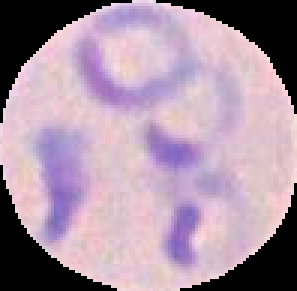
#> input picture Semana6/Datos/img/000_seg_000.png, 99 x 97 px (shown 3 times larger); its folder holds 3 pictures in this run
$ jupyter execute --allow-errors SegmentacionImagenes.ipynb   (shell and % lines are left out)
#> lines starting #> are read from the running program, lines starting #| are printed output that depends on the picture
<a href="https://colab.research.google.com/github/asegura4488/CienciaDatos/blob/main/Semana6/SegmentacionImagenes.ipynb" target="_parent"></a>

[cell 1]
import cv2
import numpy as np
import numpy.typing as npt
from pathlib import Path
from skimage import color as skcolor
import matplotlib.pyplot as plt

[cell 2]
from google.colab import drive
from google.colab import files
drive.mount('/content/drive', force_remount=True)

[cell 3]
import seaborn as sns
import os
os.chdir('/content/drive/MyDrive/ColabNotebooks/Cursos/CursoCienciaDatos/Semana6/Datos')

[cell 4]
root = "./img"

[cell 5]
def read_rgb_float01(path: str):
    """cv2.imread -> RGB float32 en [0,1]"""
    arr = cv2.imread(path, cv2.IMREAD_COLOR)
    if arr is None:
        raise FileNotFoundError(f"No se puede leer: {path}")
    arr = cv2.cvtColor(arr, cv2.COLOR_BGR2RGB)
    return (arr.astype(np.float32) / 255.0)

def normalize_img(img: np.ndarray, rimg: np.ndarray, eps: float = 1e-8) -> np.ndarray:
    """Normaliza por imagen de referencia, resultado en [0,1]."""
    norm = img / (rimg + eps)
    norm = np.nan_to_num(norm, nan=0.0, posinf=0.0, neginf=0.0)
    return np.clip(norm, 0.0, 1.0).astype(np.float32)

[cell 6]
pairs = []
for ref_path in Path(root).rglob("*_ref.png"):
    img_path = Path(str(ref_path).replace("_ref.png", ".png"))
    if img_path.exists():
        pairs.append((img_path, ref_path))

[cell 7]
img = cv2.imread("./img/000_seg_016.png", cv2.IMREAD_COLOR)
#> (the rest of this cell did not finish here and is left out)

[cell 8]
# Definimos funcion de agrupacion
def kmeans_lab_segments(rgb_float: np.ndarray, K: int = 4, max_iter: int = 60, attemps: int = 20):

  lab = skcolor.rgb2lab(rgb_float)
  h, w, _ = lab.shape
  samples = lab.reshape((-1, 3)).astype(np.float32)

  criteria = (cv2.TERM_CRITERIA_EPS + cv2.TERM_CRITERIA_MAX_ITER, max_iter, 1.0)
  compactess, labels, centers = cv2.kmeans(samples, K, None, criteria, attemps, cv2.KMEANS_PP_CENTERS)
  labels = labels.flatten()
  segmented_lab = centers[labels.flatten()].reshape((h,w,3))

  return labels, centers, segmented_lab, lab

[cell 9]
def plot_rgb_histogram(img):

  plt.figure(figsize=(6,4))
  for i, name in enumerate(('R','G','B')):
    hist, bins = np.histogram(img[:,:,i].ravel(), bins=256, range=(0,1))
    plt.plot(bins[:-1], hist, label=name)

  plt.xlabel('Intensidad')
  plt.ylabel('Frecuencia')
  plt.tight_layout()
  plt.legend()
  plt.show()

[cell 10]
def cluster_dispersion(lab_image, labels, centers):

  X = lab_image.reshape((-1,3))
  dispersiones = []
  for k in range(centers.shape[0]):
    pts = X[labels == k]
    if pts.shape[0] == 0:
      dispersiones.append(np.nan)
    else:
      d2 = np.sum( (pts - centers[k])**2, axis=1 )
      dispersiones.append(np.mean(d2))
  return np.array(dispersiones)

[cell 11]
img = cv2.imread("./img/000_seg_000.png", cv2.IMREAD_COLOR)
#> img is the input picture: shape (97, 99, 3); mean B, G, R 163.3, 145.7, 169
img = cv2.cvtColor(img, cv2.COLOR_BGR2RGB)
img = img.astype(np.float32) / 255.0
plt.imshow(img)

[cell 12]
labels, centers, segmented_lab, lab_img = kmeans_lab_segments(img,K=4)
#> in kmeans_lab_segments, `lab = skcolor.rgb2lab(rgb_float)`: lab: shape (97, 99, 3) float32; mean of channels 0, 1, 2 61.6, 11.5, -5.9
#> in kmeans_lab_segments, `compactess, labels, centers = cv2.kmeans(samples, K, None, criteria, a..`: compactess = 261849.3; labels = 9603 values, max 3 at index 139, min 0 at index 0, mean 1.26; centers = [[0, 0, 0], [82.59, 12.11, -1.12], [59.65, 25.76, -30.05], [73.55, 16.06, -13.73]]
#> in kmeans_lab_segments, `segmented_lab = centers[labels.flatten()].reshape((h,w,3))`:
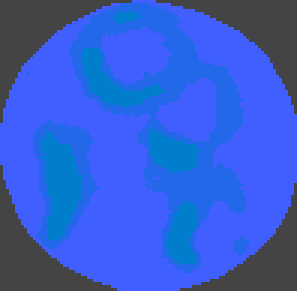
#> segmented_lab: shape (97, 99, 3) float32 (shown 3 times larger); mean of channels 0, 1, 2 61.6, 11.5, -5.9; drawn with min black and max white
centers
#> Out has the same summary as centers in kmeans_lab_segments

[cell 13]
seg_rgb = skcolor.lab2rgb(segmented_lab)
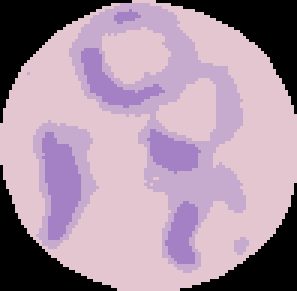
#> seg_rgb: shape (97, 99, 3) float32 (shown 3 times larger); mean R, G, B 0.663, 0.571, 0.64
plt.imshow(seg_rgb)

[cell 14]
plot_rgb_histogram(img)
#> in plot_rgb_histogram, `plt.show()`:
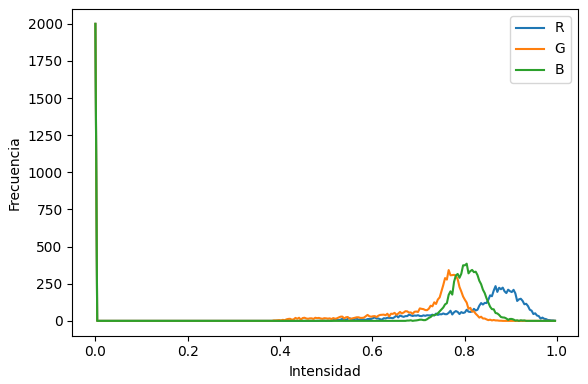
#> figure drawn by matplotlib, 1 panel; curve peaks at x = 0, y = 2000; curve peaks at x = 0, y = 2000; curve peaks at x = 0, y = 2000

[cell 15]
disp = cluster_dispersion(lab_img, labels, centers)
#> after the loop in cluster_dispersion, `for k in range(centers.shape[0]):`: dispersiones = [0, 24.86, 74.7, 41.49]
#> disp = [0, 24.86, 74.7, 41.49]
disp
#> Out = [0, 24.86, 74.7, 41.49]
